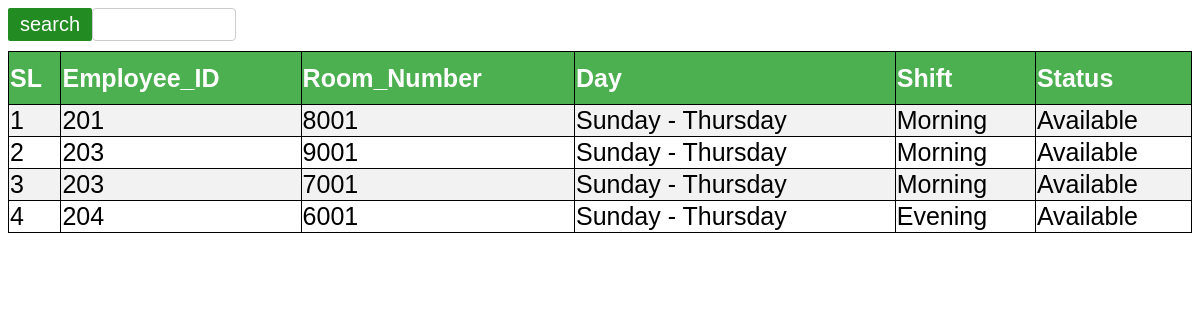
Screenshot of /HMS/display/list-eshedule.php with the database file from the repository.
### tables this page shows
CREATE TABLE `eshedule` (
  `sl` int(6) NOT NULL,
  `employee_id` int(6) DEFAULT NULL,
  `room_number` int(6) DEFAULT NULL,
  `day` varchar(50) DEFAULT NULL,
  `shift` varchar(50) DEFAULT NULL,
  `status` varchar(50) DEFAULT NULL
);

### HMS/display/list-eshedule.php (the view, shortened to what this page needs)
<!DOCTYPE html>
<html>
<head>
</head>
<body>
	<div class="container">
		<form action="search-eshedulr.php" method="post">
			<input type="text" name="search" >
			<button class="btn">search</button>
		</form>
	</div>
<table>
		<tr>
			<th>SL</th>
			<th>Employee_ID</th>
			<th>Room_Number</th>
			<th>Day</th>
			<th>Shift</th>
			<th>Status</th>
		</tr>
		<?php
		$conn =mysqli_connect("localhost", "root", "", "hospital");
          $sql = "SELECT * FROM eshedule";
            $result = $conn->query($sql);
            if ($result->num_rows > 0) {
            while($row = $result->fetch_assoc()) {
            echo "<tr><td> " . $row["sl"]. "</td><td> " . $row["employee_id"]. " </td><td>" . $row["room_number"]. "</td><td>" .$row["day"]."</td><td>".$row["shift"]."</td><td>".$row["status"]."</td></tr>"; }
              echo"</table>";
               }
              else {
              echo "0 results";
               }
		?>
</body>
</html>

### HMS/display/list-eshedule.php (style rules this page uses)
.btn { background-color: #228B22; color: white; padding: 5px 12px; border: none; border-radius: 2px; cursor: pointer; float: left; font-size:20px; }
input[type=text] { width: 10%; padding: 8px 12px; border: 1px solid #ccc; border-radius: 4px; resize: vertical; }
.container { padding-bottom:10px; }
table { border-collapse:collapse; color:black; width:100%; font-family:sans-serif; font-size:25px; text-align:left; padding-left:15px; }
table,th,td { border:1px solid black; }
th { background-color:#4CAF50; color:white; height:50px; }
td { height:10px; vertical-align:bottom; }
tr:nth-child(even) { background-color: #f2f2f2 }

### rows the page displays
eshedule: sl "1", employee "201", room_number "8001", day "Sunday - Thursday", shift "Morning", status "Available"
eshedule: sl "2", employee "203", room_number "9001", day "Sunday - Thursday", shift "Morning", status "Available"
eshedule: sl "3", employee "203", room_number "7001", day "Sunday - Thursday", shift "Morning", status "Available"
eshedule: sl "4", employee "204", room_number "6001", day "Sunday - Thursday", shift "Evening", status "Available"
